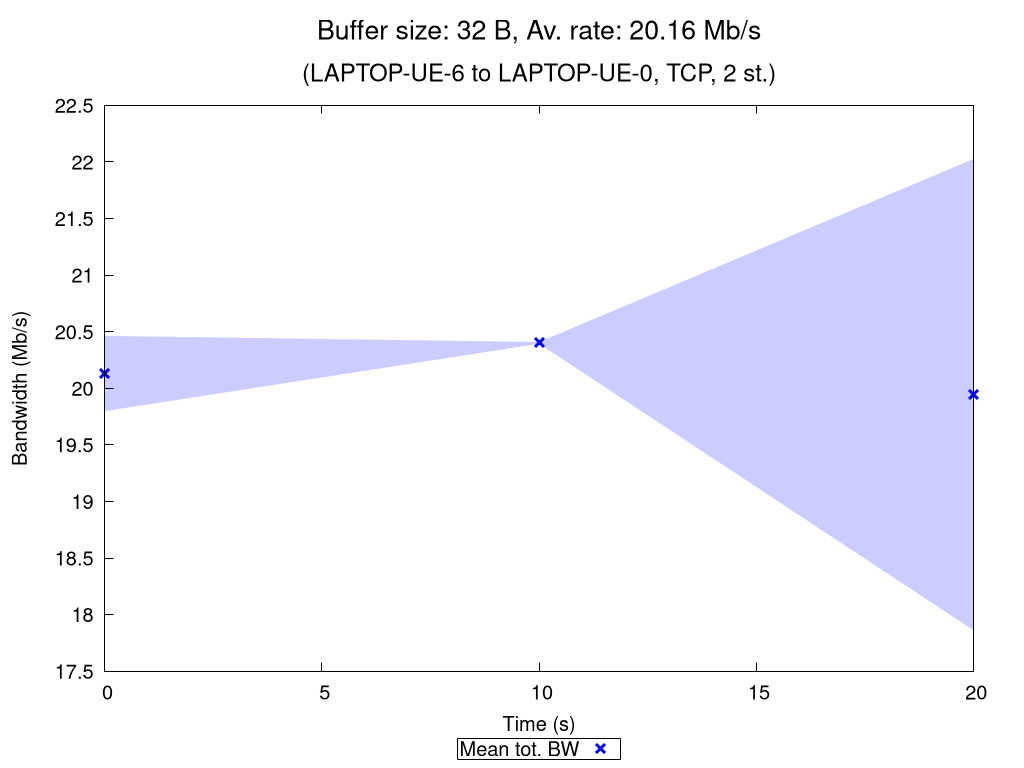

The gnuplot source for this figure:
set terminal pngcairo nocrop enhanced size 1024,768 font "Verdana,15"
set output "TCP_2_st_2020_10_27_19-41-57_two2one_00032B.png"

set title "{/=20 Buffer size: 32 B, Av. rate: 20.16 Mb/s}\n\n{/=18 (LAPTOP-UE-6 to LAPTOP-UE-0, TCP, 2 st.)}"

set xlabel "Time (s)"
set ylabel "Bandwidth (Mb/s)"
set ytics nomirror
set key bmargin center horizontal box samplen 1 width -1
set bmargin 4.6
set rmargin 4.5

rf = 1000000.0  # rate factor
set style fill transparent solid 0.2 noborder
set autoscale xfix
plot "TCP_2_st_2020_10_27_19-41-57_two2one_00032B_iperf_processed.dat" using 1:($2/rf-$3/rf):($2/rf+$3/rf) with filledcurves lc rgb "blue" notitle, \
     "" using 1:($2/rf) with points pt 2 ps 1.5 lw 3 lc rgb "blue" title "Mean tot. BW", \
